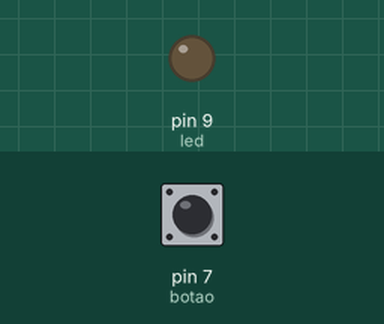
Recording of a sketch running on a simulated Arduino Uno, built with avr-gcc and run on an emulated ATmega328P. Shown: output pins drawn as LEDs (lit = HIGH). Inputs (shaded band) come from the test bench; at power-on: pin 7 (botao) LOW.

Above: at 1.2 s.
1.3 s: pin 7 (botao) pulled HIGH for 1 s
At 3.5 s:
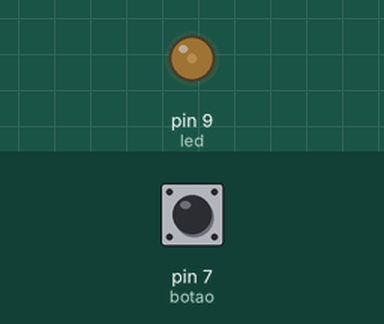
3.8 s: pin 7 (botao) pulled HIGH for 0.15 s
At 4.7 s:
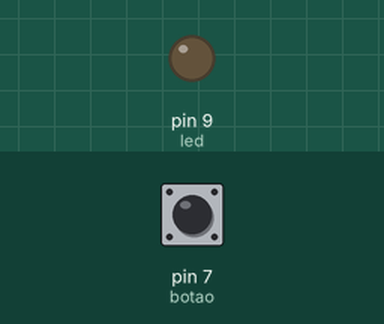
5.4 s: pin 7 (botao) pulled HIGH for 3.2 s
At 6.66 s:
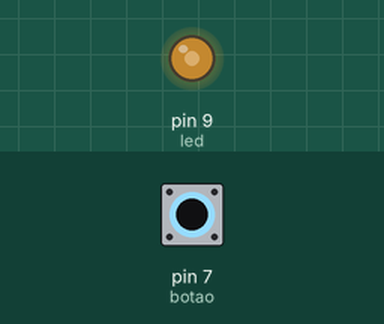
Timing chart, 0 to 10.1 s (numbered marks = the images above; inputs shaded):
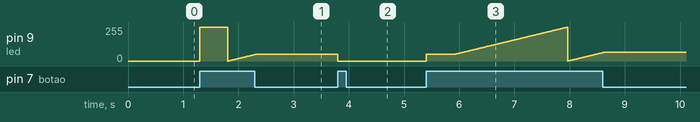

Measured:
- after the input at 3.8 s, pin 9 (led): 49/255 → 0/255 at once

The sketch:

Projeto05.3-Botao.ino
```cpp
// Ligando, desligando e alterando a intensidade luminosa de um LED

// Selecione o pino do LED.
int led = 9;

// Selecione o pino do botão.
int botao = 7;

int valor = LOW;
int valorAnterior = LOW;
int estado = LOW;

int brilho = 255;
unsigned long inicio;

void setup() {
  pinMode(led, OUTPUT);
  pinMode(botao, INPUT);
}

void loop() {
  // Obtém LOW (botão não pressionado) ou HIGH (pressionado)
  valor = digitalRead(botao);

  if (valor == HIGH && valorAnterior == LOW) {
    estado = !estado;
    // Obtém a quantidade de milisegundos após o Arduino ser iniciado.
    inicio = millis();
  }

  if (estado == HIGH)
    // Define o nível de luminosidade do LED.
    analogWrite(led, brilho);
  else
    // Apaga o LED.
    analogWrite(led, LOW);

  // Verifica se o botão está sendo segurado pressionado
  if (valor == HIGH && valorAnterior == HIGH) {
    // Verifica se o botão está pressionado por mais de 0,5 segundos
    if (estado == HIGH && (millis() - inicio) > 500) {
      brilho++;
      delay(10);
      if (brilho >= 255)
        brilho = 0;
    }
  }
  else {
    delay(50);
  }

  valorAnterior = valor;
}
```
